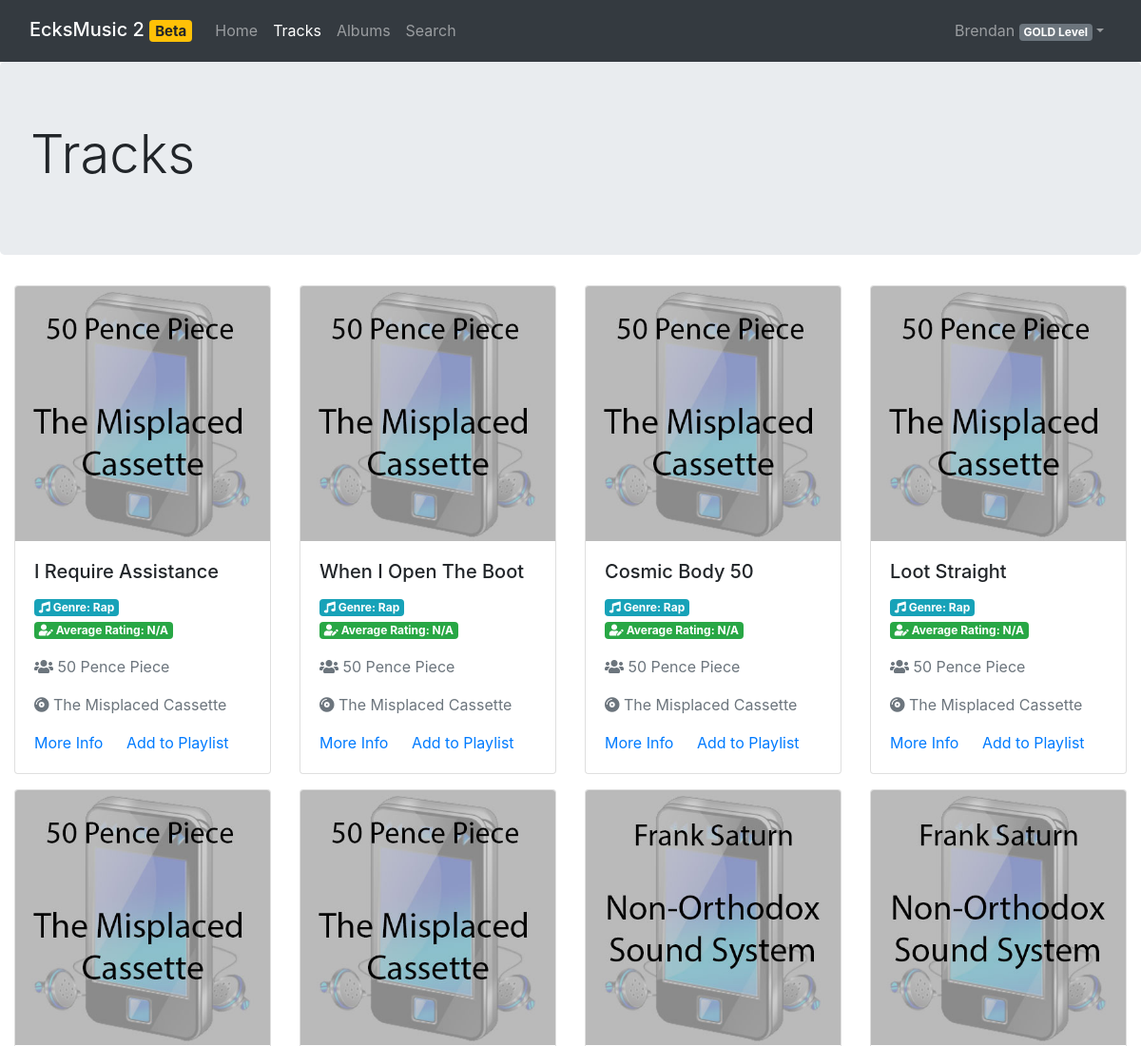
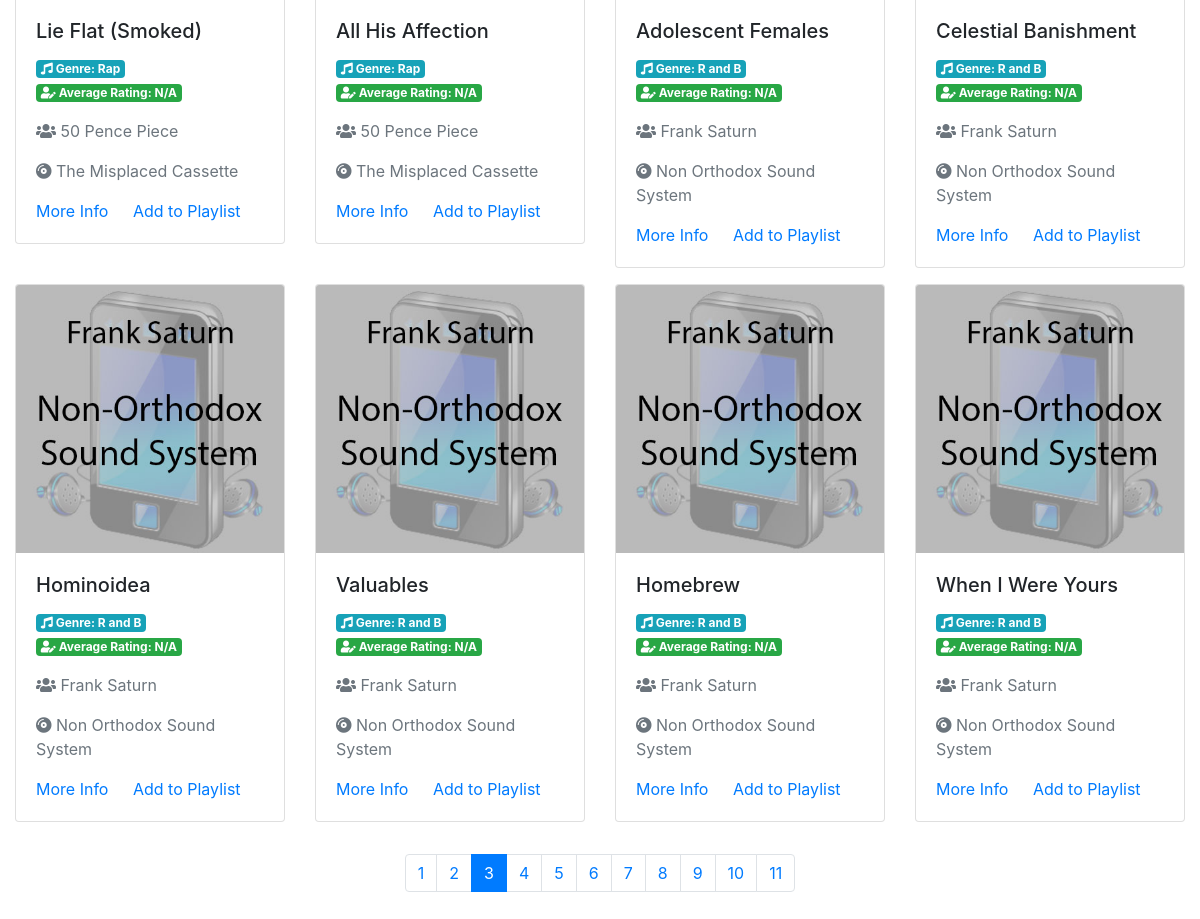
Page /pages/tracks.php?page=3 (signed in) on the committed database (2 pictures, top to bottom).
### tables this page shows
CREATE TABLE `tracks` (
  `track_id` int(11) NOT NULL,
  `artist_id` int(11) DEFAULT NULL,
  `album_id` int(11) DEFAULT NULL,
  `track_name` varchar(255) DEFAULT NULL,
  `description` varchar(255) DEFAULT NULL,
  `image` varchar(255) DEFAULT NULL,
  `thumbnail` varchar(255) DEFAULT NULL,
  `sample` varchar(255) DEFAULT NULL,
  `genre` varchar(225) DEFAULT NULL,
  PRIMARY KEY (`track_id`),
  KEY `artist_idx` (`artist_id`),
  KEY `album_idx` (`album_id`),
  CONSTRAINT `album` FOREIGN KEY (`album_id`) REFERENCES `albums` (`album_id`) ON DELETE NO ACTION ON UPDATE NO ACTION,
  CONSTRAINT `artist` FOREIGN KEY (`artist_id`) REFERENCES `artists` (`artist_id`) ON DELETE NO ACTION ON UPDATE NO ACTION
);

CREATE TABLE `artists` (
  `artist_id` int(11) NOT NULL AUTO_INCREMENT,
  `artist_name` varchar(60) NOT NULL,
  PRIMARY KEY (`artist_id`),
  UNIQUE KEY `artist_name_UNIQUE` (`artist_name`)
);

CREATE TABLE `albums` (
  `album_id` int(11) NOT NULL AUTO_INCREMENT,
  `artist_id` int(11) NOT NULL,
  `album_name` varchar(60) NOT NULL,
  PRIMARY KEY (`album_id`),
  UNIQUE KEY `album_id_UNIQUE` (`artist_id`),
  UNIQUE KEY `album_name_UNIQUE` (`album_name`),
  CONSTRAINT `artist_id` FOREIGN KEY (`artist_id`) REFERENCES `artists` (`artist_id`) ON DELETE NO ACTION ON UPDATE NO ACTION
);

### src/php/vars.php (called while the page is built, shortened)
<?php
$PAGINATION_PAGE_TRACKS = 12;

### src/php/music.php (the view, shortened to what this page needs)
<?php
require_once "reviews.php";
class Artist {
  public function __construct(int $Id, string $Name) {
    $this->Name = $Name;
  }
}
class Album {
  public function __construct(int $Id, string $Name, Artist $Artist) {
    $this->Name = $Name;
  }
}
class Track {
  public $Id;
  public $Artist;
  public $Album;
  public $Name;
  public $Genre;
  public $ImagePath;
  public $AverageRating;
  public function __construct($result)
  {
    $this->Id = $result['track_id'];
    $this->Artist = new Artist($result['artist_id'], $result['artist_name']);
    $this->Album = new Album($result['album_id'], $result['album_name'], $this->Artist);
    $this->Name = $result['track_name'];
    $this->Genre = $result['genre'];
    $this->ImagePath = $result['image'];
    try {
      $this->AverageRating = Reviews::averageRating($this->Id) . "/10";
    } catch (Exception $e) {
      $this->AverageRating = "N/A";
    }
  }
  public function prettyPrint() {
    return '
      <div class="col-md-3">
      <div class="card">
        <img class="card-img-top" src="../' . $this->ImagePath . '" alt="Card image cap">
        <div class="card-body">
          <h5 class="card-title">
            ' . $this->Name . '
          </h5>
          <p>
            <span class="badge badge-info"><span class="fas fa-music"></span> Genre: ' . $this->Genre . '</span>
            <span class="badge badge-success"><span class="fas fa-user-edit"></span> Average Rating: ' . $this->AverageRating . '</span>
          </p>
          <p class="text-muted"><span title="Artist" class="fas fa-users"></span> ' . $this->Artist->Name . '</p>
          <p class="text-muted"><span title="Album" class="fas fa-compact-disc"></span> ' . $this->Album->Name . '</p>
          <a href="track.php?id=' . $this->Id . '" class="card-link">More Info</a>
          <a href="#" class="card-link">Add to Playlist</a>
        </div>
      </div>
    </div>
    ';
  }
}
class Tracks
{
  public static function trackCount(): int {
    global $pdo;
    $result = $pdo->query("SELECT COUNT(*) FROM tracks;");
    return $result->fetch(pdo::FETCH_NUM)[0];
  }
  public static function getAll(int $limit = 100, int $after = 0): array
  {
    global $pdo;
    $query = $pdo->prepare(
      "SELECT * FROM tracks NATURAL JOIN artists NATURAL JOIN albums
             WHERE track_id > :after ORDER BY track_id LIMIT :limit;"
    );
    $query->bindParam(":limit", $limit, PDO::PARAM_INT);
    $query->bindParam(":after", $after, PDO::PARAM_INT);
    $result = $query->execute();
    $Tracks = [];
    foreach ($query->fetchAll(PDO::FETCH_ASSOC) as $TrackEntry) {
      array_push($Tracks, new Track($TrackEntry));
    }
    return $Tracks;
  }
}
class TrackPaginator
{
  private $trackCount = 0;
  public function __construct() {
    global $PAGINATION_PAGE_TRACKS;
    try {
      $this->trackCount = Tracks::trackCount();
    } catch (Exception $e) {
      throw $e;
    }
    $this->pages = round($this->trackCount / $PAGINATION_PAGE_TRACKS) + 1;
  }
  public function getPage(int $page) {
    global $PAGINATION_PAGE_TRACKS;
    if ($page == 1) {
      $lastId = 0;
    } else {
      $lastId = $PAGINATION_PAGE_TRACKS * ($page - 1);
    }
    return Tracks::getAll($PAGINATION_PAGE_TRACKS, $lastId);
  }
}

### src/pages/tracks.php (shortened to what this page needs)
<?php
require_once '../php/auth.php';
require_once '../php/music.php';
if (isset($_SESSION['User'])) $user = unserialize($_SESSION['User']);
?>
<!DOCTYPE html>
<html lang="en">
<head>
  <link rel="stylesheet" href="https://cdn.jsdelivr.net/npm/bootstrap@4.6.0/dist/css/bootstrap.min.css"
>
  <link rel="stylesheet" href="https://cdnjs.cloudflare.com/ajax/libs/font-awesome/5.15.2/css/all.min.css"
/>
  <link rel="stylesheet" href="../css/stylesheet.css"/>
</head>
<body>
<nav class="navbar navbar-expand-md navbar-dark bg-dark sticky-top">
  <div class="container-fluid">
    <h2><a class="navbar-brand" href="#">EcksMusic 2 <span class="badge badge-warning">Beta</span></a></h2>
    <div class="collapse navbar-collapse" id="navbarResponsive">
      <ul class="navbar-nav mr-auto">
        <li class="navbar-item">
          <a class="nav-link" href="../">Home</a>
        </li>
        <li class="navbar-item active">
          <a class="nav-link" href="#">Tracks</a>
        </li>
        <li class="navbar-item">
          <a class="nav-link" href="albums.php">Albums</a>
        </li>
        <li class="navbar-item">
          <a class="nav-link" href="search.php">Search</a>
        </li>
      </ul>
      <ul class="navbar-nav ml-auto">
        <?php
        echo '<li class="nav-item dropdown">';
        echo '<a class="nav-link dropdown-toggle" href="#" id="navbarDropdownMenuLink" data-toggle="dropdown">';
        echo $user->Username . ' <span class="badge badge-secondary">' . $user->PricingPlan->Name . '</span></a>';
        echo '<div class="dropdown-menu dropdown-menu-right">';
        echo '</div></li>';
        ?>
      </ul>
    </div>
  </div>
</nav>
<div class="jumbotron">
  <h1 class="display-4">Tracks</h1>
</div>
<div class="container-fluid">
  <div class="row">
    <?php
      $paginator = new TrackPaginator();
      if (isset($_GET['page'])) $page = $_GET['page']; else $page = 1;
      $tracks = $paginator->getPage($page);
      foreach($tracks as $track) {
        echo $track->prettyPrint();
      }
    ?>
  </div>
  <div class="row d-flex justify-content-center">
    <nav aria-label="Page navigation example">
      <ul class="pagination">
        <?php
          for ($i = 1; $i <= $paginator->pages; $i++) {
            if ($i == $page) {
              echo "<li class='page-item active'><a class='page-link' href='?page=" . $i . "'>" . $i . "</a></li>\r\n";
            } else {
              echo "<li class='page-item'><a class='page-link' href='?page=" . $i . "'>" . $i . "</a></li>\r\n";
            }
          }
        ?>
      </ul>
    </nav>
  </div>
</div>
</body>
</html>

### src/css/stylesheet.css (style rules this page uses)
.row, .card { margin-bottom: 1rem; }

### rows in the picture
tracks: image (picture), track_name "I Require Assistance", genre "Rap", artist.artist_name "50 Pence Piece", album.album_name "The Misplaced Cassette"
tracks: image (picture), track_name "When I Open The Boot", genre "Rap", artist.artist_name "50 Pence Piece", album.album_name "The Misplaced Cassette"
tracks: image (picture), track_name "Cosmic Body 50", genre "Rap", artist.artist_name "50 Pence Piece", album.album_name "The Misplaced Cassette"
tracks: image (picture), track_name "Loot Straight", genre "Rap", artist.artist_name "50 Pence Piece", album.album_name "The Misplaced Cassette"
tracks: image (picture), track_name "Lie Flat (Smoked)", genre "Rap", artist.artist_name "50 Pence Piece", album.album_name "The Misplaced Cassette"
tracks: image (picture), track_name "All His Affection", genre "Rap", artist.artist_name "50 Pence Piece", album.album_name "The Misplaced Cassette"
tracks: image (picture), track_name "Adolescent Females", genre "R and B", artist.artist_name "Frank Saturn", album.album_name "Non Orthodox Sound System"
tracks: image (picture), track_name "Celestial Banishment", genre "R and B", artist.artist_name "Frank Saturn", album.album_name "Non Orthodox Sound System"
tracks: image (picture), track_name "Hominoidea", genre "R and B", artist.artist_name "Frank Saturn", album.album_name "Non Orthodox Sound System"
tracks: image (picture), track_name "Valuables", genre "R and B", artist.artist_name "Frank Saturn", album.album_name "Non Orthodox Sound System"
tracks: image (picture), track_name "Homebrew", genre "R and B", artist.artist_name "Frank Saturn", album.album_name "Non Orthodox Sound System"
tracks: image (picture), track_name "When I Were Yours", genre "R and B", artist.artist_name "Frank Saturn", album.album_name "Non Orthodox Sound System"

### other values in the picture
$user->Username "Brendan"
$user->PricingPlan->Name "GOLD Level"
